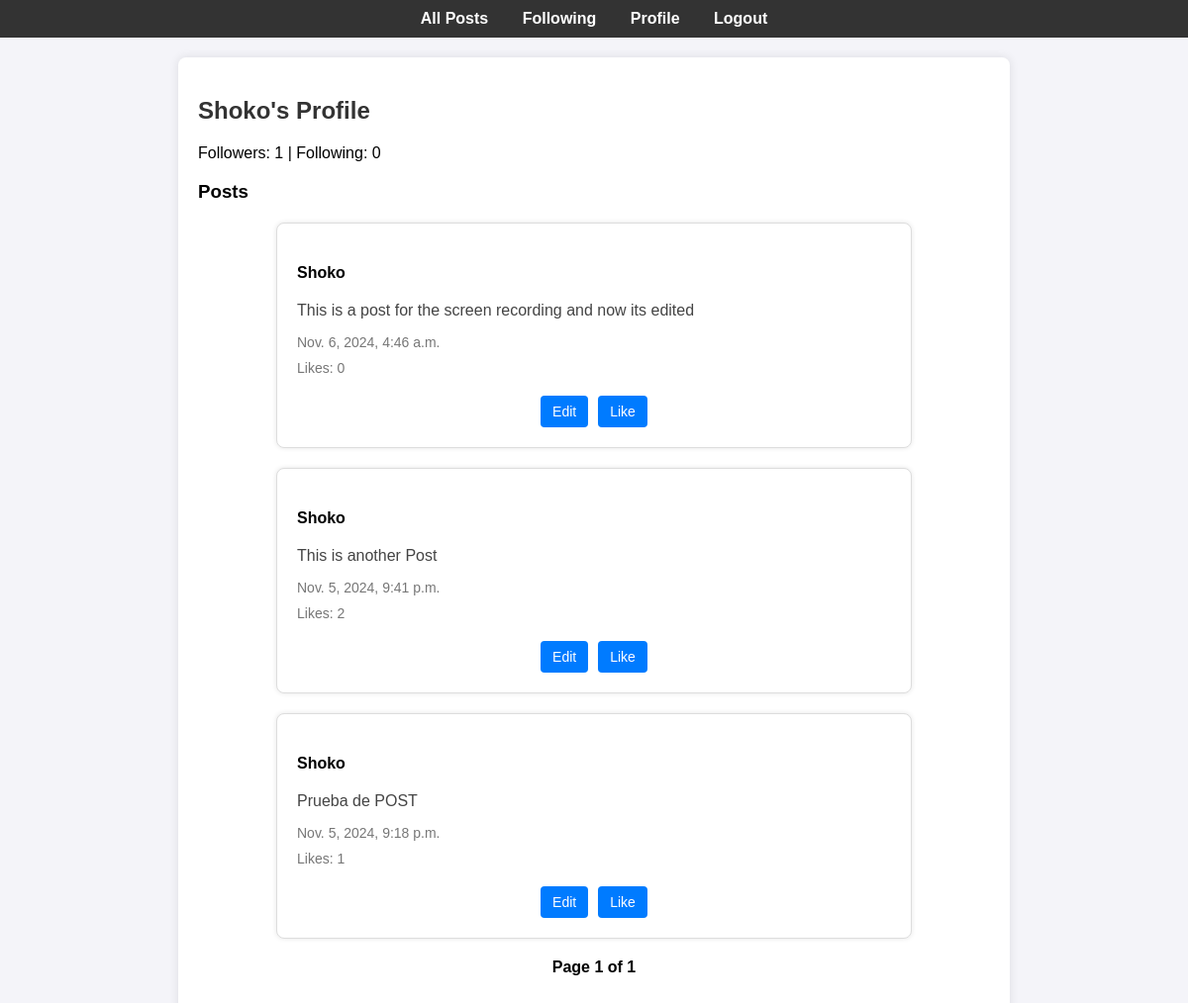
/profile/1 (signed in), run on the app's committed database.
### network/models.py (models this page shows, shortened)
class User(AbstractUser):
    pass

class Post(models.Model):
    user = models.ForeignKey(User, on_delete=models.CASCADE, related_name="posts")
    content = models.TextField()
    timestamp = models.DateTimeField(auto_now_add=True)
    likes = models.ManyToManyField(User, blank=True, related_name="liked_posts")

### network/views.py (the view)
# urls.py: path("profile/<int:user_id>", views.profile, name="profile"),
@login_required
def profile(request, user_id):
    user_profile = get_object_or_404(User, pk=user_id)
    posts = user_profile.posts.all().order_by("-timestamp")
    paginator = Paginator(posts, 10)
    page_number = request.GET.get("page")
    page_obj = paginator.get_page(page_number)
    followers_count = user_profile.followers.count()
    following_count = user_profile.following.count()
    is_following = Follow.objects.filter(user=request.user, followed_user=user_profile).exists()
    return render(request, "network/profile.html", {
        "user_profile": user_profile,
        "page_obj": page_obj,
        "followers_count": followers_count,
        "following_count": following_count,
        "is_following": is_following
    })

### network/templates/network/profile.html (shortened to what this page needs)
{% extends "network/layout.html" %}
{% block content %}
<h2>{{ user_profile.username }}'s Profile</h2>
<p>Followers: <span id="followers-count">{{ followers_count }}</span> | Following: <span id="following-count">{{ following_count }}</span></p>
<h3>Posts</h3>
{% for post in page_obj %}
    <div class="post-container">
        <h4 class="post-username"><a href="{% url 'profile' post.user.id %}" class="user-link">{{ post.user.username }}</a></h4>
        <div class="post-content" id="post-content-{{ post.id }}">{{ post.content }}</div>
        <small class="post-timestamp">{{ post.timestamp }}</small>
        <p id="like-count-{{ post.id }}" class="post-likes">Likes: {{ post.likes.count }}</p>
        <div class="post-buttons">
            {% if user == post.user %}
            <button class="edit-button" data-post-id="{{ post.id }}">Edit</button>
          {% endif %}
          <button class="like-button" data-post-id="{{ post.id }}">
            {% if user in post.likes.all %}
                Unlike
            {% else %}
                Like
            {% endif %}
          </div>
    </div>
{% endfor %}
<div class="pagination">
    <span>Page {{ page_obj.number }} of {{ page_obj.paginator.num_pages }}</span>
</div>
{% endblock %}

### network/static/network/styles.css (style rules this page uses)
body { font-family: Arial, sans-serif; background-color: #f4f4f9; margin: 0; padding: 0; }
h2 { color: #333; }
small { color: #888; }
button, .like-button { background-color: #007bff; color: #fff; border: none; border-radius: 4px; padding: 8px 12px; cursor: pointer; font-size: 14px; }
.pagination { text-align: center; margin: 20px 0; }
.pagination span { font-weight: bold; }
.post-container { max-width: 600px; margin: 20px auto; padding: 20px; background-color: #fff; border: 1px solid #ddd; border-radius: 8px; box-shadow: 0 0 5px rgba(0, 0, 0, 0.1); display: flex; flex-direction: column; align-items: flex-start; text-align: left; }
.post-username { font-weight: bold; color: #333; margin-bottom: 10px; }
.post-content { font-size: 16px; color: #444; margin: 10px 0; align-self: flex-start; }
.post-timestamp, .post-likes { font-size: 14px; color: #777; margin: 5px 0; align-self: flex-start; }
.post-buttons { display: flex; gap: 10px; justify-content: center; width: 100%; margin-top: 15px; }
.edit-button, .like-button { padding: 8px 12px; background-color: #007bff; color: #fff; border: none; border-radius: 4px; font-size: 14px; cursor: pointer; transition: background-color 0.3s; }
.user-link { color: black; text-decoration: none; font-weight: bold; }

### data on the page
User: username "Shoko"
Post: user.username "Shoko", content "This is a post for the screen recording and now its edited", timestamp "Nov. 6, 2024, 4:46 a.m.", likes.count "0", shows "Like"
Post: user.username "Shoko", content "This is another Post", timestamp "Nov. 5, 2024, 9:41 p.m.", likes.count "2", shows "Like"
Post: user.username "Shoko", content "Prueba de POST", timestamp "Nov. 5, 2024, 9:18 p.m.", likes.count "1", shows "Like"

### other printed values
{{ followers_count }} "1"
{{ following_count }} "0"
{{ page_obj.number }} "1"
{{ page_obj.paginator.num_pages }} "1"
